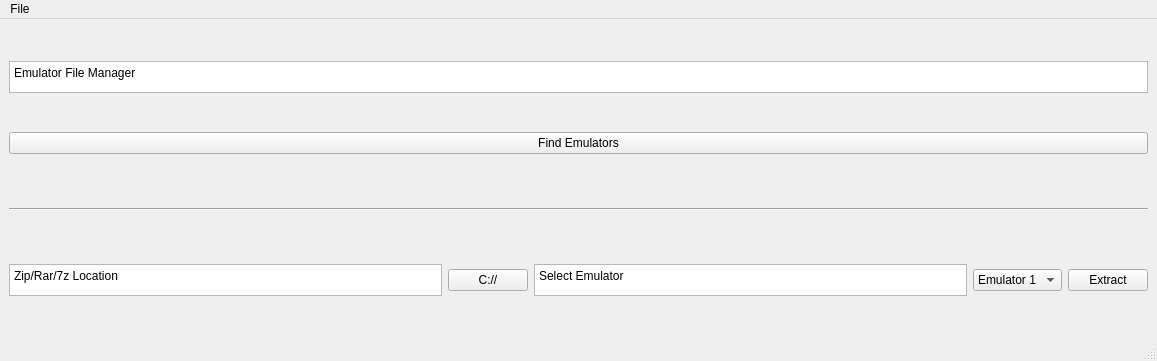
<?xml version="1.0" encoding="UTF-8"?>
<ui version="4.0">
 <class>MainWindow</class>
 <widget class="QMainWindow" name="MainWindow">
  <property name="geometry">
   <rect>
    <x>0</x>
    <y>0</y>
    <width>1157</width>
    <height>361</height>
   </rect>
  </property>
  <property name="windowTitle">
   <string>MainWindow</string>
  </property>
  <widget class="QWidget" name="centralwidget">
   <layout class="QVBoxLayout" name="verticalLayout_3">
    <item>
     <widget class="QTextBrowser" name="Label_EmulatorFileManager">
      <property name="maximumSize">
       <size>
        <width>50000</width>
        <height>32</height>
       </size>
      </property>
      <property name="lineWrapColumnOrWidth">
       <number>0</number>
      </property>
      <property name="html">
       <string>&lt;!DOCTYPE HTML PUBLIC &quot;-//W3C//DTD HTML 4.0//EN&quot; &quot;http://www.w3.org/TR/REC-html40/strict.dtd&quot;&gt;
&lt;html&gt;&lt;head&gt;&lt;meta name=&quot;qrichtext&quot; content=&quot;1&quot; /&gt;&lt;meta charset=&quot;utf-8&quot; /&gt;&lt;style type=&quot;text/css&quot;&gt;
p, li { white-space: pre-wrap; }
hr { height: 1px; border-width: 0; }
li.unchecked::marker { content: &quot;\2610&quot;; }
li.checked::marker { content: &quot;\2612&quot;; }
&lt;/style&gt;&lt;/head&gt;&lt;body style=&quot; font-family:'Segoe UI'; font-size:9pt; font-weight:400; font-style:normal;&quot;&gt;
&lt;p style=&quot; margin-top:0px; margin-bottom:0px; margin-left:0px; margin-right:0px; -qt-block-indent:0; text-indent:0px;&quot;&gt;Emulator File Manager&lt;/p&gt;&lt;/body&gt;&lt;/html&gt;</string>
      </property>
     </widget>
    </item>
    <item>
     <widget class="QPushButton" name="Button_FindEmulators">
      <property name="text">
       <string>Find Emulators</string>
      </property>
     </widget>
    </item>
    <item>
     <layout class="QVBoxLayout" name="VFileLayout"/>
    </item>
    <item>
     <widget class="Line" name="line">
      <property name="minimumSize">
       <size>
        <width>0</width>
        <height>32</height>
       </size>
      </property>
      <property name="orientation">
       <enum>Qt::Orientation::Horizontal</enum>
      </property>
     </widget>
    </item>
    <item>
     <layout class="QHBoxLayout" name="FileExtractorLayout">
      <item>
       <widget class="QTextBrowser" name="textBrowser">
        <property name="maximumSize">
         <size>
          <width>16777215</width>
          <height>32</height>
         </size>
        </property>
        <property name="html">
         <string>&lt;!DOCTYPE HTML PUBLIC &quot;-//W3C//DTD HTML 4.0//EN&quot; &quot;http://www.w3.org/TR/REC-html40/strict.dtd&quot;&gt;
&lt;html&gt;&lt;head&gt;&lt;meta name=&quot;qrichtext&quot; content=&quot;1&quot; /&gt;&lt;meta charset=&quot;utf-8&quot; /&gt;&lt;style type=&quot;text/css&quot;&gt;
p, li { white-space: pre-wrap; }
hr { height: 1px; border-width: 0; }
li.unchecked::marker { content: &quot;\2610&quot;; }
li.checked::marker { content: &quot;\2612&quot;; }
&lt;/style&gt;&lt;/head&gt;&lt;body style=&quot; font-family:'Segoe UI'; font-size:9pt; font-weight:400; font-style:normal;&quot;&gt;
&lt;p style=&quot; margin-top:0px; margin-bottom:0px; margin-left:0px; margin-right:0px; -qt-block-indent:0; text-indent:0px;&quot;&gt;Zip/Rar/7z Location&lt;/p&gt;&lt;/body&gt;&lt;/html&gt;</string>
        </property>
       </widget>
      </item>
      <item>
       <widget class="QPushButton" name="Label_ZipLocation">
        <property name="text">
         <string>C://</string>
        </property>
       </widget>
      </item>
      <item>
       <widget class="QTextBrowser" name="textBrowser_9">
        <property name="maximumSize">
         <size>
          <width>16777215</width>
          <height>32</height>
         </size>
        </property>
        <property name="html">
         <string>&lt;!DOCTYPE HTML PUBLIC &quot;-//W3C//DTD HTML 4.0//EN&quot; &quot;http://www.w3.org/TR/REC-html40/strict.dtd&quot;&gt;
&lt;html&gt;&lt;head&gt;&lt;meta name=&quot;qrichtext&quot; content=&quot;1&quot; /&gt;&lt;meta charset=&quot;utf-8&quot; /&gt;&lt;style type=&quot;text/css&quot;&gt;
p, li { white-space: pre-wrap; }
hr { height: 1px; border-width: 0; }
li.unchecked::marker { content: &quot;\2610&quot;; }
li.checked::marker { content: &quot;\2612&quot;; }
&lt;/style&gt;&lt;/head&gt;&lt;body style=&quot; font-family:'Segoe UI'; font-size:9pt; font-weight:400; font-style:normal;&quot;&gt;
&lt;p style=&quot; margin-top:0px; margin-bottom:0px; margin-left:0px; margin-right:0px; -qt-block-indent:0; text-indent:0px;&quot;&gt;Select Emulator &lt;/p&gt;&lt;/body&gt;&lt;/html&gt;</string>
        </property>
       </widget>
      </item>
      <item>
       <widget class="QComboBox" name="EmulatorDropBox">
        <item>
         <property name="text">
          <string>Emulator 1</string>
         </property>
        </item>
        <item>
         <property name="text">
          <string>Emulator2</string>
         </property>
        </item>
       </widget>
      </item>
      <item>
       <widget class="QPushButton" name="Button_Extract">
        <property name="text">
         <string>Extract</string>
        </property>
       </widget>
      </item>
     </layout>
    </item>
   </layout>
  </widget>
  <widget class="QMenuBar" name="menubar">
   <property name="geometry">
    <rect>
     <x>0</x>
     <y>0</y>
     <width>1157</width>
     <height>33</height>
    </rect>
   </property>
   <widget class="QMenu" name="menuFile">
    <property name="title">
     <string>File</string>
    </property>
    <addaction name="actionQuit"/>
   </widget>
   <addaction name="menuFile"/>
  </widget>
  <widget class="QStatusBar" name="statusbar"/>
  <action name="actionQuit">
   <property name="text">
    <string>Quit</string>
   </property>
  </action>
 </widget>
 <resources/>
 <connections/>
</ui>
